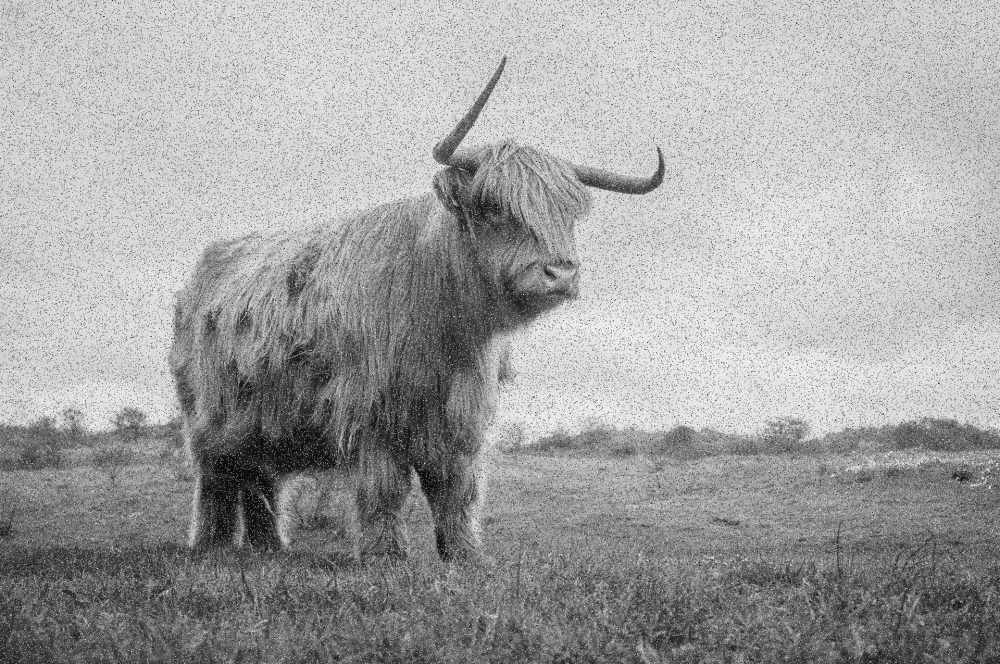
#> input picture Photos/cow-salt-peper.png, 1000 x 664 px
$ python 06-remove-noise.py
#> lines starting #> are read from the running program, lines starting #| are printed output that depends on the picture
import cv2

img = cv2.imread('Photos/cow-salt-peper.png')
#> img is the input picture: shape (664, 1000, 3); min 3, max 249, mean 161.4

k_size = 7
img_blur = cv2.blur(img, (k_size, k_size))
img_gaussian_blur = cv2.GaussianBlur(img, (k_size, k_size), 5)
img_median_blur = cv2.medianBlur(img, k_size)   # Works best for noise removal
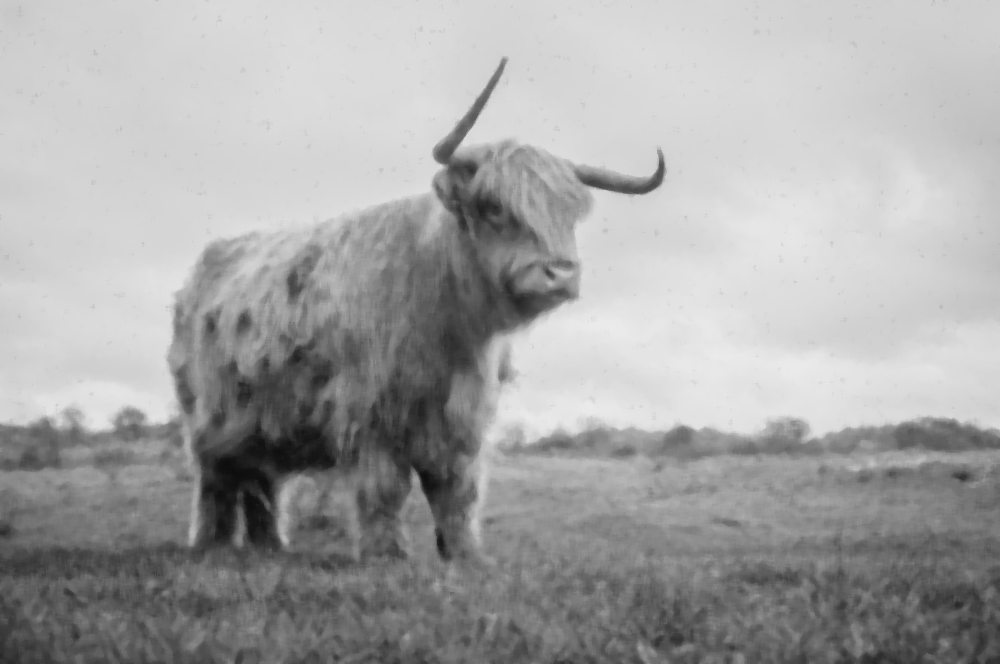
#> img_median_blur: shape (664, 1000, 3); min 13, max 235, mean 165.3

cv2.imshow('Original', img)
cv2.imshow('Average Blur', img_blur)
cv2.imshow('Gaussian Blur', img_gaussian_blur)
cv2.imshow('Median Blur', img_median_blur)

cv2.waitKey(0)
cv2.destroyAllWindows()

$ run again, with Photos/handwritten.png copied over Photos/cow-salt-peper.png
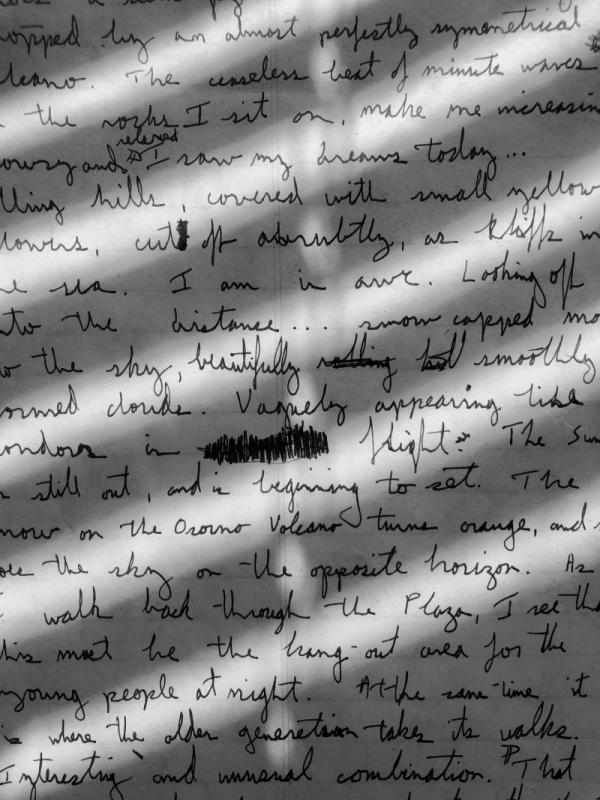
#> input picture Photos/handwritten.png, 600 x 800 px
#> img is the input picture: shape (800, 600, 3); mean B, G, R 129.6, 129.6, 129.6
#> `img_blur = cv2.blur(img, (k_size, k_size))`:
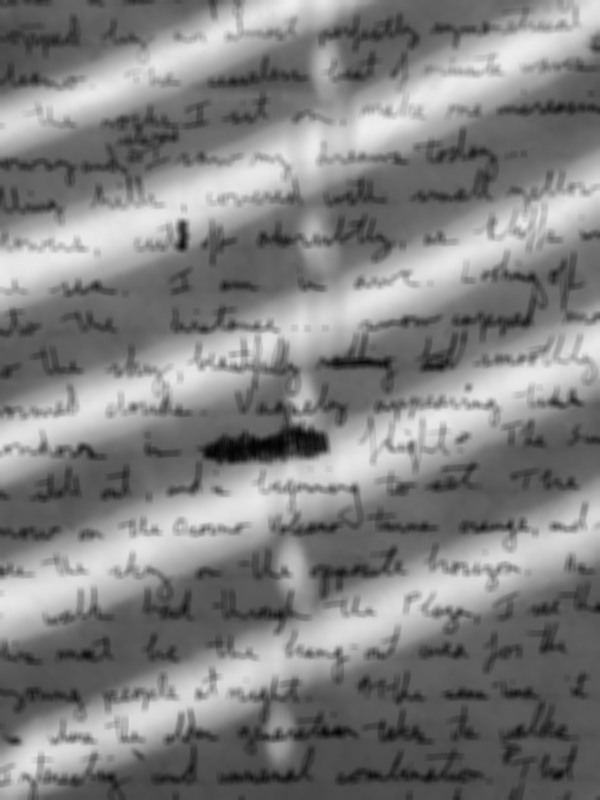
#> img_blur: shape (800, 600, 3); mean B, G, R 129.6, 129.6, 129.6
#> `img_median_blur = cv2.medianBlur(img, k_size)`:
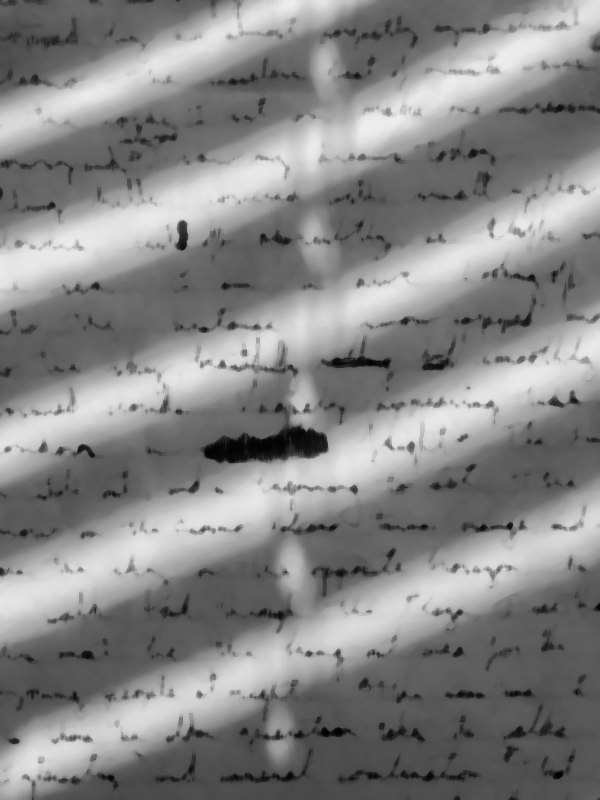
#> img_median_blur: shape (800, 600, 3); min 1, max 238, mean 133.9

$ run again, with Photos/bear.jpg saved as Photos/cow-salt-peper.png
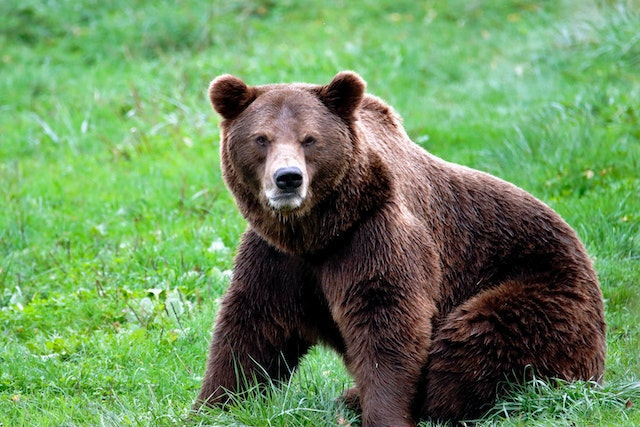
#> input picture Photos/bear.jpg, 640 x 427 px
#> img is the input picture: shape (427, 640, 3); mean B, G, R 91.8, 141.6, 106.1
#> `img_blur = cv2.blur(img, (k_size, k_size))`:
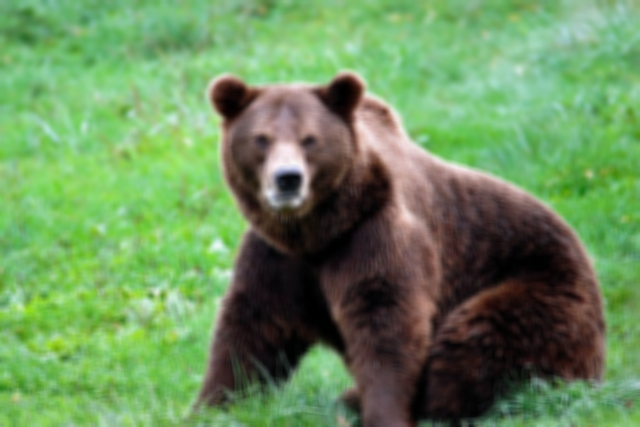
#> img_blur: shape (427, 640, 3); mean B, G, R 91.8, 141.5, 106.1
